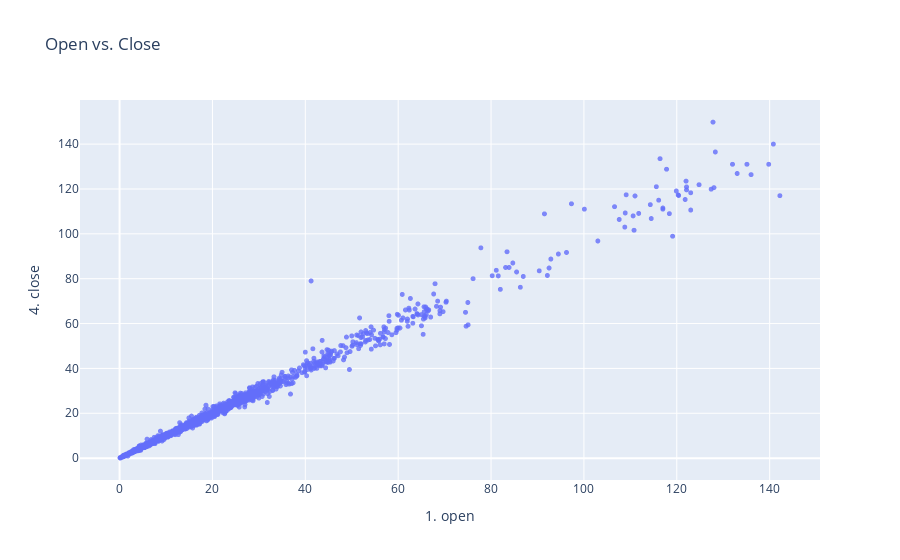

The cell this chart's notebook holds for it:
### Markdown cell above
### Correlation of opening and closing PLUG Prices

### Code cell
fig = px.scatter(stock_data['PLUG'], 
                 x='1. open', 
                 y='4. close', 
                 opacity=0.8,
                  
                 title='Open vs. Close')
fig.update_traces(marker_size=5)
fig.show()

### Figure 1 — Plotly figure (JSON) as saved in the notebook; plotly's stock layout.template omitted (floating-point values rounded to 4 significant figures; data arrays with more than 128 entries replaced by an {"elided": "..."} marker saying what was removed)
{"data": [{"hovertemplate": "1. open=%{x}<br>4. close=%{y}<extra></extra>", "legendgroup": "", "marker": {"color": "#636efa", "opacity": 0.8, "size": 5, "symbol": "circle"}, "mode": "markers", "name": "", "showlegend": false, "type": "scattergl", "x": {"elided": "6094 float values"}, "xaxis": "x", "y": {"elided": "6094 float values"}, "yaxis": "y"}], "layout": {"legend": {"tracegroupgap": 0}, "title": {"text": "Open vs. Close"}, "xaxis": {"anchor": "y", "domain": [0, 1], "title": {"text": "1. open"}}, "yaxis": {"anchor": "x", "domain": [0, 1], "title": {"text": "4. close"}}}}
